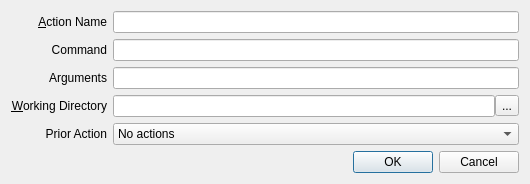
<?xml version="1.0" encoding="UTF-8"?>
<ui version="4.0">
 <class>AddEditProjectBuildActionDialog</class>
 <widget class="QDialog" name="AddEditProjectBuildActionDialog">
  <property name="geometry">
   <rect>
    <x>0</x>
    <y>0</y>
    <width>530</width>
    <height>179</height>
   </rect>
  </property>
  <property name="maximumSize">
   <size>
    <width>16777215</width>
    <height>179</height>
   </size>
  </property>
  <property name="windowTitle">
   <string>Add/Edit Project Build Actions</string>
  </property>
  <layout class="QVBoxLayout" name="verticalLayout">
   <item>
    <layout class="QGridLayout" name="gridLayout">
     <item row="1" column="0">
      <widget class="QLabel" name="label_2">
       <property name="text">
        <string>Command</string>
       </property>
       <property name="alignment">
        <set>Qt::AlignRight|Qt::AlignTrailing|Qt::AlignVCenter</set>
       </property>
      </widget>
     </item>
     <item row="4" column="0">
      <widget class="QLabel" name="label_4">
       <property name="text">
        <string>Prior Action</string>
       </property>
       <property name="alignment">
        <set>Qt::AlignRight|Qt::AlignTrailing|Qt::AlignVCenter</set>
       </property>
      </widget>
     </item>
     <item row="0" column="1">
      <widget class="QLineEdit" name="actionNameLineEdit"/>
     </item>
     <item row="1" column="1">
      <layout class="QHBoxLayout" name="horizontalLayout">
       <property name="spacing">
        <number>0</number>
       </property>
       <item>
        <widget class="QLineEdit" name="exeFilePathLineEdit">
         <property name="readOnly">
          <bool>false</bool>
         </property>
        </widget>
       </item>
      </layout>
     </item>
     <item row="0" column="0">
      <widget class="QLabel" name="label">
       <property name="text">
        <string>&amp;Action Name</string>
       </property>
       <property name="alignment">
        <set>Qt::AlignRight|Qt::AlignTrailing|Qt::AlignVCenter</set>
       </property>
       <property name="buddy">
        <cstring>actionNameLineEdit</cstring>
       </property>
      </widget>
     </item>
     <item row="3" column="1">
      <layout class="QHBoxLayout" name="horizontalLayout_2">
       <property name="spacing">
        <number>0</number>
       </property>
       <item>
        <widget class="QLineEdit" name="workingDirLineEdit">
         <property name="readOnly">
          <bool>true</bool>
         </property>
        </widget>
       </item>
       <item>
        <widget class="QToolButton" name="workingDirToolButton">
         <property name="text">
          <string>...</string>
         </property>
        </widget>
       </item>
      </layout>
     </item>
     <item row="4" column="1">
      <widget class="QComboBox" name="priorActionComboBox">
       <item>
        <property name="text">
         <string>No actions</string>
        </property>
       </item>
       <item>
        <property name="text">
         <string>Ask for Saving Unsaved Documents</string>
        </property>
       </item>
       <item>
        <property name="text">
         <string>Autosave Unsaved Documents</string>
        </property>
       </item>
      </widget>
     </item>
     <item row="3" column="0">
      <widget class="QLabel" name="label_3">
       <property name="text">
        <string>&amp;Working Directory</string>
       </property>
       <property name="alignment">
        <set>Qt::AlignRight|Qt::AlignTrailing|Qt::AlignVCenter</set>
       </property>
       <property name="buddy">
        <cstring>workingDirToolButton</cstring>
       </property>
      </widget>
     </item>
     <item row="2" column="0">
      <widget class="QLabel" name="label_5">
       <property name="text">
        <string>Arguments</string>
       </property>
       <property name="alignment">
        <set>Qt::AlignRight|Qt::AlignTrailing|Qt::AlignVCenter</set>
       </property>
      </widget>
     </item>
     <item row="2" column="1">
      <widget class="QLineEdit" name="argumentsLineEdit"/>
     </item>
    </layout>
   </item>
   <item>
    <widget class="QDialogButtonBox" name="buttonBox">
     <property name="orientation">
      <enum>Qt::Horizontal</enum>
     </property>
     <property name="standardButtons">
      <set>QDialogButtonBox::Cancel|QDialogButtonBox::Ok</set>
     </property>
    </widget>
   </item>
  </layout>
 </widget>
 <tabstops>
  <tabstop>actionNameLineEdit</tabstop>
  <tabstop>exeFilePathLineEdit</tabstop>
  <tabstop>workingDirLineEdit</tabstop>
  <tabstop>workingDirToolButton</tabstop>
  <tabstop>buttonBox</tabstop>
 </tabstops>
 <resources/>
 <connections>
  <connection>
   <sender>buttonBox</sender>
   <signal>accepted()</signal>
   <receiver>AddEditProjectBuildActionDialog</receiver>
   <slot>accept()</slot>
   <hints>
    <hint type="sourcelabel">
     <x>227</x>
     <y>107</y>
    </hint>
    <hint type="destinationlabel">
     <x>157</x>
     <y>126</y>
    </hint>
   </hints>
  </connection>
  <connection>
   <sender>buttonBox</sender>
   <signal>rejected()</signal>
   <receiver>AddEditProjectBuildActionDialog</receiver>
   <slot>reject()</slot>
   <hints>
    <hint type="sourcelabel">
     <x>295</x>
     <y>113</y>
    </hint>
    <hint type="destinationlabel">
     <x>286</x>
     <y>126</y>
    </hint>
   </hints>
  </connection>
 </connections>
</ui>
